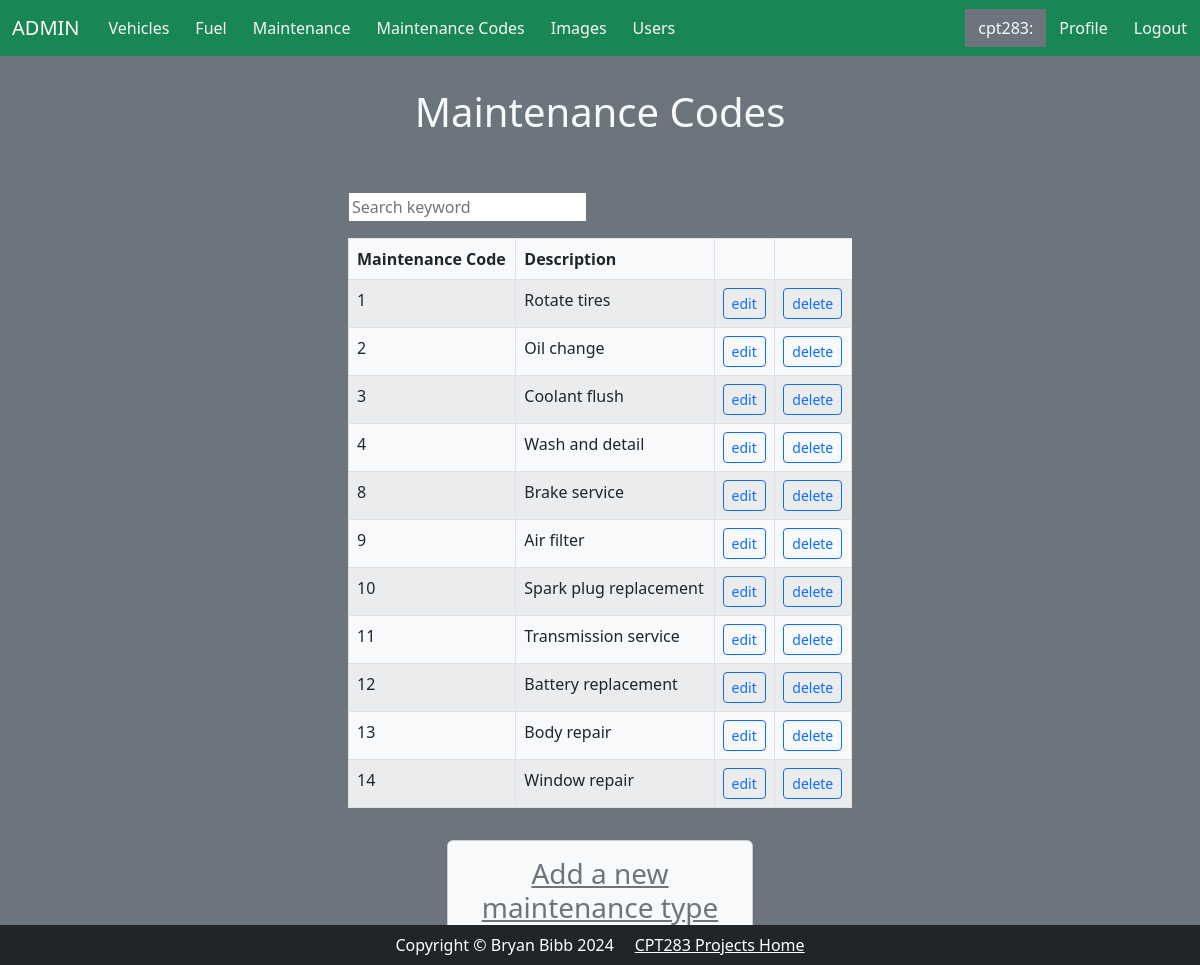
Screenshot of /admin/maintenance_type.php (signed in) with the database file from the repository.
### tables this page shows
CREATE TABLE `maintenance_type` (
  `maintenance_type_id` int NOT NULL,
  `maintenance_type` varchar(255) NOT NULL,
  `entry_user_ID` int NOT NULL,
  `edit_user_ID` int NOT NULL
);

### admin/maintenance_type.php (the view, shortened to what this page needs)
<!DOCTYPE html>
<html lang="en">
<?php include('header.php') ?>
<body class="bg-secondary">
<?php require('config.php');
$query = 'SELECT *
            FROM maintenance_type';
$statement = $db->prepare($query);
$statement->execute();
$types = $statement->fetchAll();
?>
<div class="card-header py-3 text-center text-light m-5 my-3">
    <h1>Maintenance Codes</h1>
</div>
<div class="container container-fluid w-50 px-lg-5 py-0">
    <input class="my-3" id="search" type="text" placeholder="Search keyword">
    <table class="table table-striped table-bordered table-responsive bg-light">
<thead>
        <tr>
            <th>Maintenance Code</th>
            <th>Description</th>
            <th></th>
        </tr>
</thead>
        <tbody id="m-type">
        <?php foreach ($types as $type) : ?>
            <tr>
                <td><?php echo $type['maintenance_type_id']; ?></td>
                <td><?php echo $type['maintenance_type']; ?></td>
                <td>
                    <form action="edit_maintenance_type.php" method="post"
                          id="edit_maintenance_type_form">
                        <button type="submit" class="btn btn-outline-primary btn-sm" name="maintenance_type_id"
                                value="<?php echo $type['maintenance_type_id'];?>">edit</button>
                    </form>
                </td>
                <td>
                    <form action="delete_maintenance_type.php" method="post"
                          id="delete_maintenance_type_form">
                        <button type="submit" class="btn btn-outline-primary btn-sm" name="maintenance_type_id"
                                value="<?php echo $type['maintenance_type_id'];?>">delete</button>
                    </form>
                </td>
            </tr>
        <?php endforeach; ?>
        </tbody>
    </table>
</div>
<div class="row justify-content-center">
    <div class="card py-3 text-center bg-light m-5 my-3 col-3">
        <h3><a class="link-secondary" href="add_maintenance_type.php">Add a new maintenance type</a></h3>
    </div>
</div>
<?php include('footer.php');?>
</body>
</html>

### rows the page displays
maintenance_type: maintenance_type_id "1", maintenance_type "Rotate tires"
maintenance_type: maintenance_type_id "2", maintenance_type "Oil change"
maintenance_type: maintenance_type_id "3", maintenance_type "Coolant flush"
maintenance_type: maintenance_type_id "4", maintenance_type "Wash and detail"
maintenance_type: maintenance_type_id "8", maintenance_type "Brake service"
maintenance_type: maintenance_type_id "9", maintenance_type "Air filter"
maintenance_type: maintenance_type_id "10", maintenance_type "Spark plug replacement"
maintenance_type: maintenance_type_id "11", maintenance_type "Transmission service"
maintenance_type: maintenance_type_id "12", maintenance_type "Battery replacement"
maintenance_type: maintenance_type_id "13", maintenance_type "Body repair"
maintenance_type: maintenance_type_id "14", maintenance_type "Window repair"

### other values shown
$_SESSION['name'] "cpt283"
